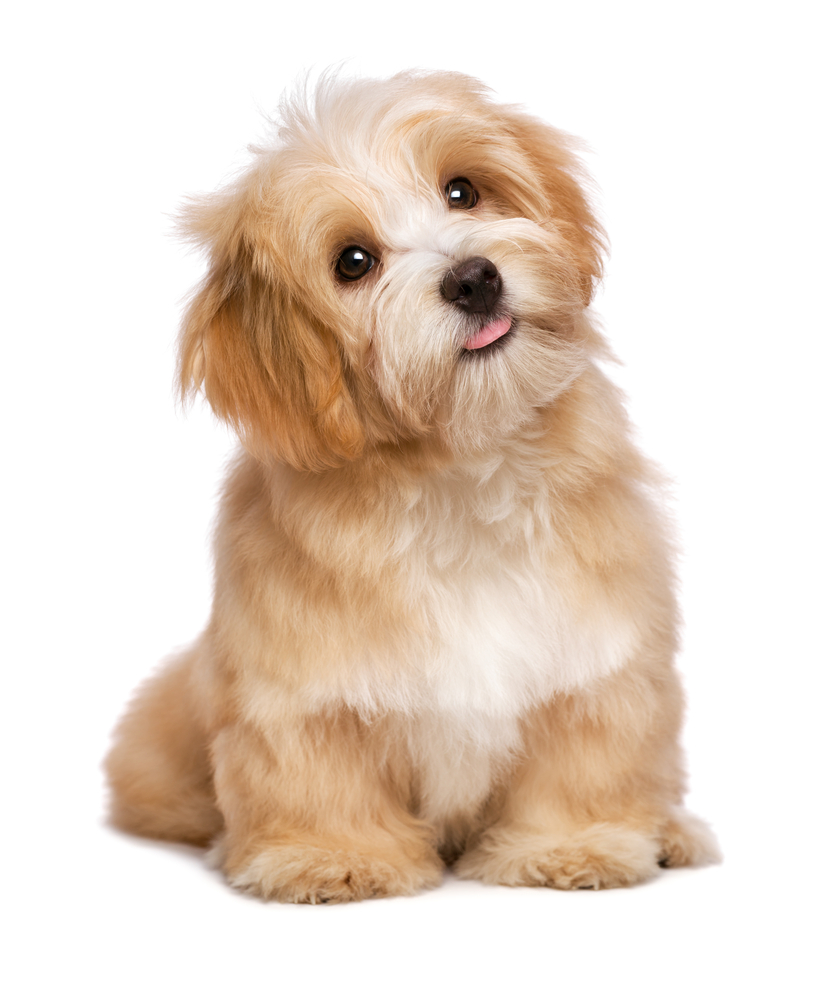
#> input picture Brilho/imgs/dog.jpg, 825 x 1000 px
$ python brilho.py
#> lines starting #> are read from the running program, lines starting #| are printed output that depends on the picture
import cv2
import numpy as np
import os


def main():
	width = 1280
	hieght = 720
	channel = 3

	fps = 10
	sec = 20

	fourcc = cv2.VideoWriter_fourcc(*'MP42')

	video = cv2.VideoWriter('image_to_video.avi', fourcc, float(fps), (width, hieght))

	directry = r'C:\Users\diego\Documents\Atividades\Python\Animacao\imgs'

	current_contrast = 0

	t = 0    #Variavel para fade ind
	g = 30   #Variavel para fade out

	for frame_count in range(fps*sec):

		img = cv2.imread("imgs/dog.jpg")
#> img is the input picture: shape (1000, 825, 3); mean B, G, R 201.3, 214.6, 230.4
		img_resize = cv2.resize(img, (width, hieght))
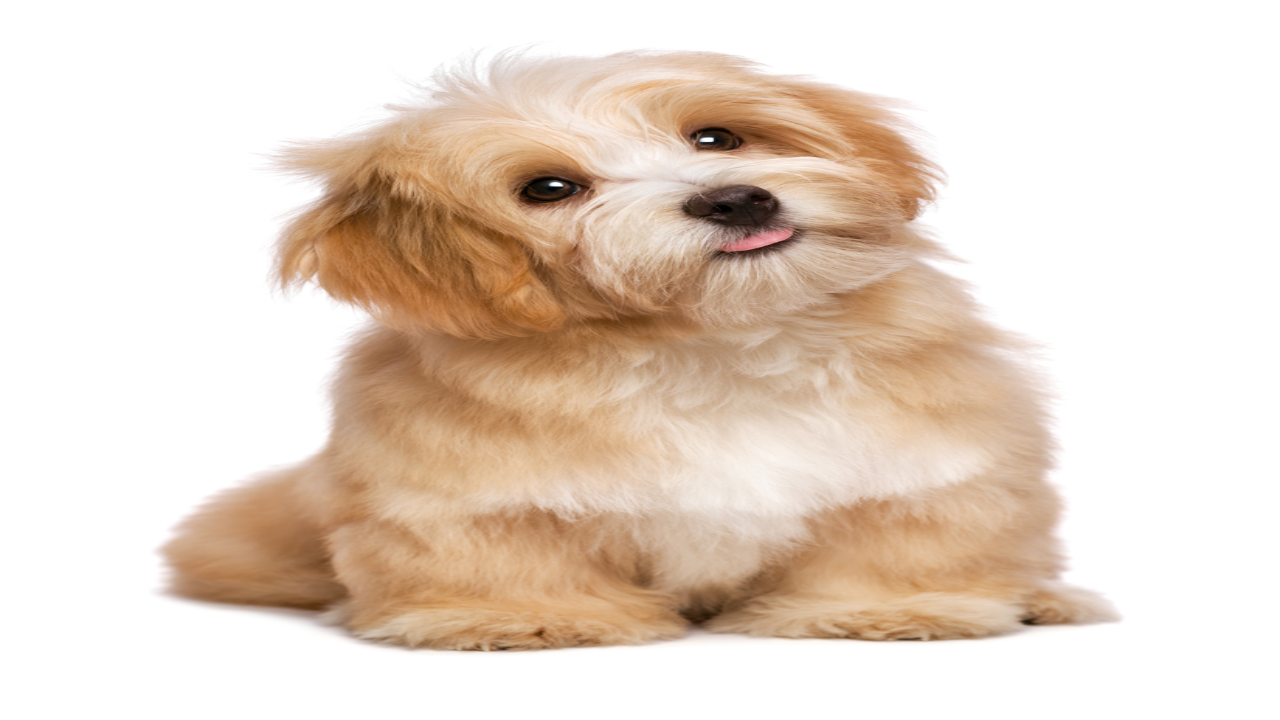
#> img_resize: shape (720, 1280, 3); mean B, G, R 201.2, 214.6, 230.4

		#Inicia com a cor preta(o de brilho) ate 1 segundo
		if((frame_count >= 1) and (frame_count < 10)):
		   img_resize = cv2.convertScaleAbs(img_resize, alpha = current_contrast / 100, beta = 0)
		   video.write(img_resize)
		   print(frame_count)

		#Fade in
		if((frame_count > 10) and (frame_count <= 30)):
		   img_resize = cv2.convertScaleAbs(img_resize, alpha = current_contrast / 100, beta = t)
		   video.write(img_resize)
		   t += 13

		#Normal
		if((frame_count > 30) and (frame_count < 80)):
		   video.write(img_resize)

		#Fade out
		if((frame_count > 80) and (frame_count <= 100)):
		   img_resize = cv2.convertScaleAbs(img_resize, alpha = current_contrast / 100, beta = g)
		   video.write(img_resize)
		   t -= 13

if __name__ == "__main__":
	main()
